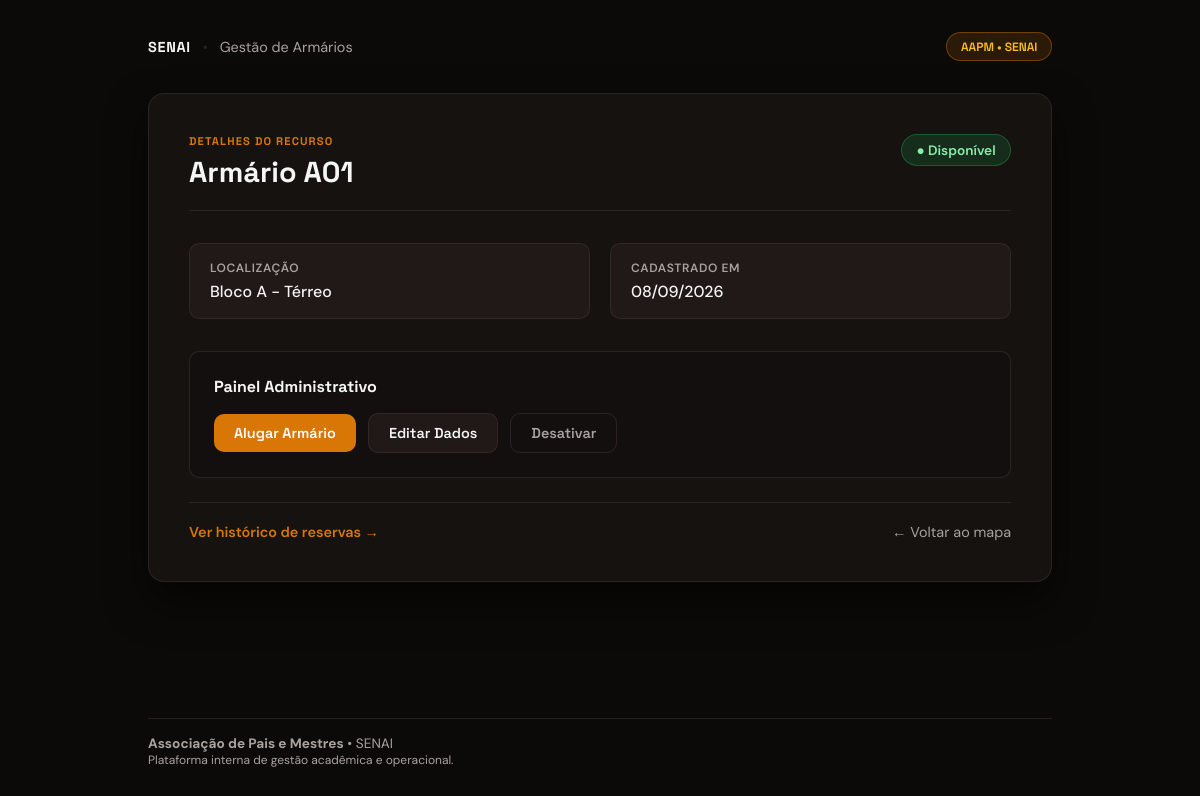
Page /armarios/3 (signed in) on the committed database.
### app/models/armario.py (models this page shows, shortened)
class Armario(Base):
    __tablename__ = "armarios"
    id     = Column(Integer, primary_key=True, index=True)
    numero = Column(String(20), nullable=False, unique=True)
    localizacao = Column(String(100), nullable=True)
    status = Column(
        Enum(StatusArmario),
        nullable=False,
        default=StatusArmario.DISPONIVEL
    )
    locatario_nome = Column(String(150), nullable=True)
    semestre = Column(String(10), nullable=True)
    observacao = Column(String(255), nullable=True)
    ativo = Column(Boolean, default=True)
    alugado_em     = Column(DateTime, nullable=True)
    criado_em      = Column(DateTime, server_default=func.now())
    atualizado_em  = Column(DateTime, server_default=func.now(), onupdate=func.now())

### app/controllers/armario_controller.py (the view)
@router.get("/{armario_id}")
def detalhe_armario(
    armario_id: int,
    request: Request,
    db: Session = Depends(get_db),
    usuario = Depends(get_usuario_logado)
):
    armario = db.query(Armario).filter(Armario.id == armario_id).first()
    if not armario:
        return RedirectResponse(url="/armarios", status_code=302)
    return templates.TemplateResponse(
        request,
        "armarios/detalhe.html",
        {
            "request": request,
            "usuario": usuario,
            "armario": armario,
        }
    )

### app/templates/armarios/detalhe.html (shortened to what this page needs)
<!DOCTYPE html>
<html lang="pt-br">
<head>
    <link rel="stylesheet" href="/static/css/armarios/detalhe.css">
</head>
<body>
    <div class="spotlight" id="spotlight"></div>
    <div class="page-wrapper">
        <header class="site-header">
            <div class="nav-brand">
                <strong>SENAI</strong>
                <span class="divider">•</span>
                <span>Gestão de Armários</span>
            </div>
            <span class="brand-badge">AAPM • SENAI</span>
        </header>
        <main class="content-container">
            <div class="detail-card">
                <div class="card-header-main">
                    <div>
                        <span class="card-kicker">DETALHES DO RECURSO</span>
                        <h1>Armário {{ armario.numero }}</h1>
                    </div>
                    <div>
                        {% if armario.status.value == 'disponivel' %}
                        <span class="badge badge-success">● Disponível</span>
                        {% elif armario.status.value == 'alugado' %}
                        <span class="badge badge-warning">● Alugado</span>
                        {% else %}
                        <span class="badge badge-neutral">● Inativo</span>
                        {% endif %}
                    </div>
                </div>
                <div class="info-grid">
                    <div class="info-item">
                        <span class="info-label">Localização</span>
                        <span class="info-value">{{ armario.localizacao or "—" }}</span>
                    </div>
                    <div class="info-item">
                        <span class="info-label">Cadastrado em</span>
                        <span class="info-value">{{ armario.criado_em.strftime('%d/%m/%Y') }}</span>
                    </div>
                </div>
                {% if usuario.role == 'admin' %}
                <div class="admin-actions">
                    <h3>Painel Administrativo</h3>
                    <div class="actions-buttons">
                        {% if armario.status.value == 'disponivel' %}
                        <a href="/armarios/{{ armario.id }}/alugar" class="btn btn-primary">Alugar Armário</a>
                        {% endif %}
                        <a href="/armarios/{{ armario.id }}/editar" class="btn btn-secondary">Editar Dados</a>
                        <form action="/armarios/{{ armario.id }}/toggle-ativo" method="post">
                            <button type="submit" class="btn btn-outline">
                                {{ "Desativar" if armario.ativo else "Reativar" }}
                            </button>
                        </form>
                    </div>
                </div>
                {% endif %}
                <div class="card-footer-actions">
                    <a href="/armarios/{{ armario.id }}/historico" class="link-action">Ver histórico de reservas →</a>
                    <a href="/armarios" class="link-back">← Voltar ao mapa</a>
                </div>
            </div>
        </main>
        <footer class="site-footer">
            <div class="footer-info">
                <p><strong>Associação de Pais e Mestres</strong> • SENAI</p>
                <p class="footer-sub">Plataforma interna de gestão acadêmica e operacional.</p>
            </div>
        </footer>
    </div>
</body>
</html>

### rows in the picture
Armario: numero "A01", localizacao "Bloco A - Térreo", criado_em "08/09/2026", ativo "Desativar"
